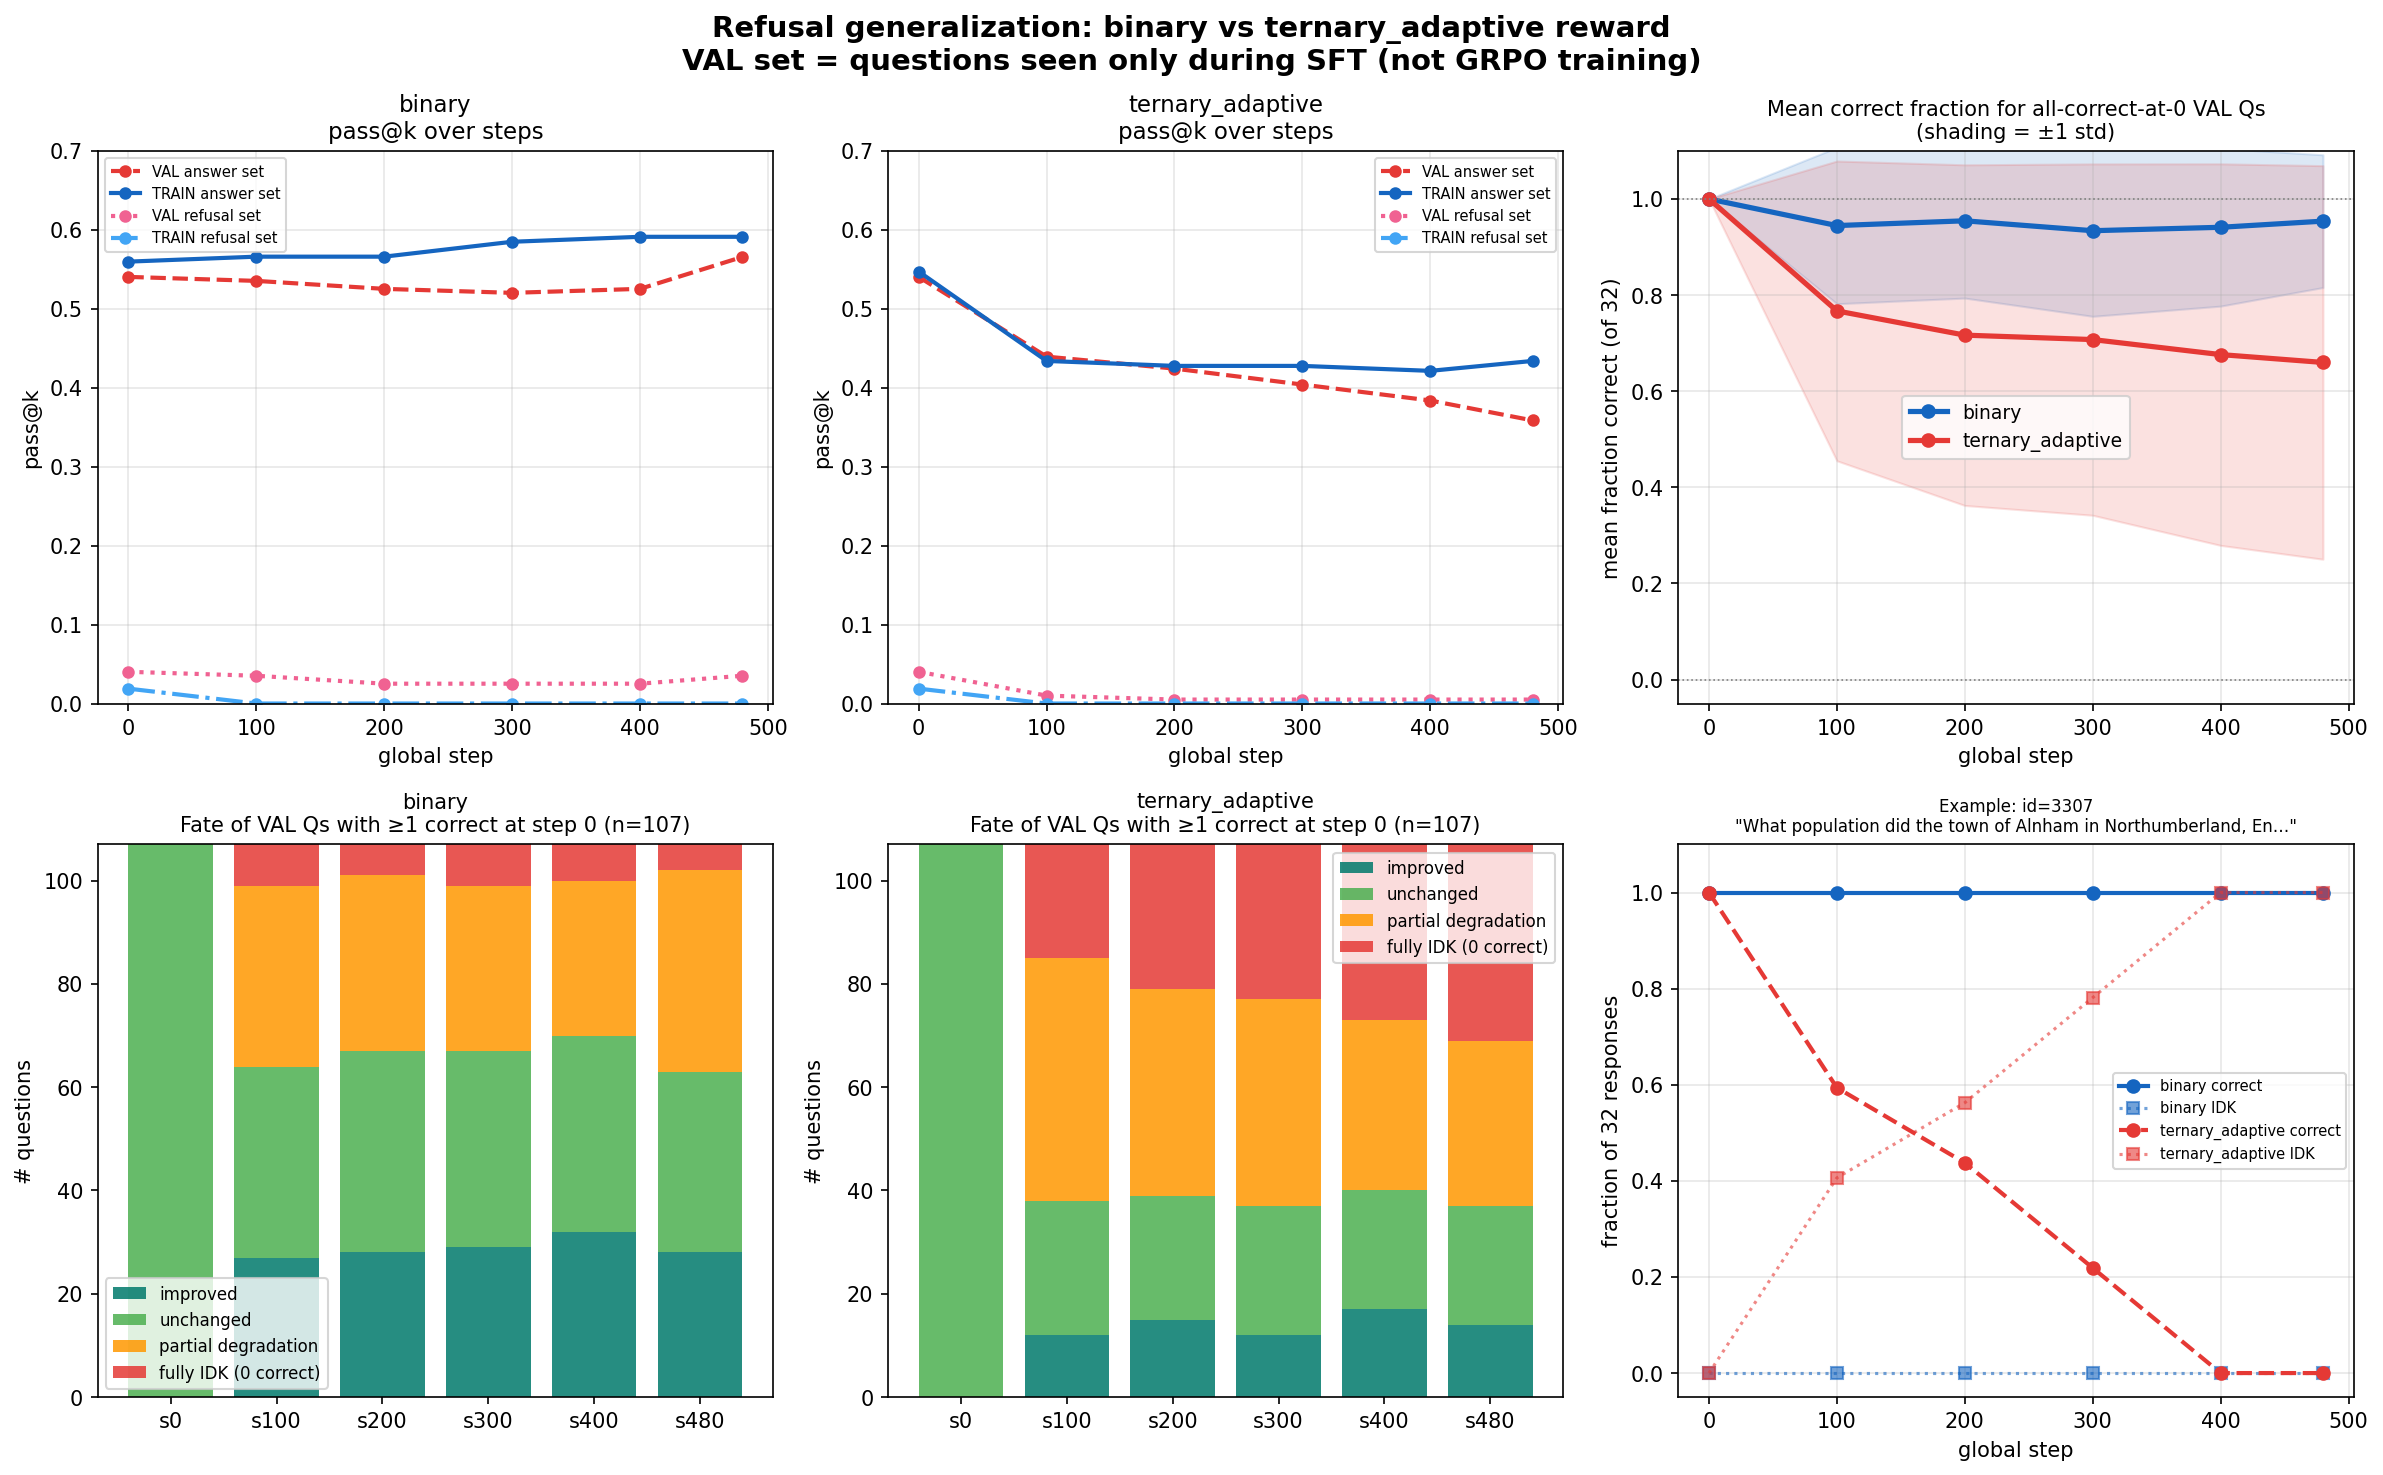

Python code for this plot:
"""Summary figure: the core finding at a glance."""

import json, os
import matplotlib
matplotlib.use("Agg")
import matplotlib.pyplot as plt
import numpy as np

BASE = '/work/hdd/bbsg/twei2/rl/verl/outputs/rl/simpleqa_rich_sft_grpo_refusal'
STEPS = [0, 100, 200, 300, 400, 480]
OUT_DIR = os.path.dirname(os.path.abspath(__file__))

def load_eval(exp_base, step, folder):
    p = f'{exp_base}/global_step_{step}/pass@k/{folder}/eval.json'
    if not os.path.exists(p): return None
    with open(p) as f: return json.load(f)

def rs(row):
    evals = [g['evaluation'] for g in row['graders']]
    return dict(correct=evals.count('correct'), not_attempted=evals.count('not_attempted'),
                incorrect=evals.count('incorrect'), total=len(evals))

EXPS = {
    "binary":           f"{BASE}/simpleqa_rich_sft_grpo_refusal_binary",
    "ternary_adaptive": f"{BASE}/simpleqa_rich_sft_grpo_refusal_ternary_adaptive",
}

fig, axes = plt.subplots(2, 3, figsize=(16, 10))
fig.suptitle(
    "Refusal generalization: binary vs ternary_adaptive reward\n"
    "VAL set = questions seen only during SFT (not GRPO training)",
    fontsize=14, fontweight="bold"
)

for col, (exp_name, exp_base) in enumerate(EXPS.items()):
    # --- Panel A: pass@k over steps (VAL vs TRAIN) ---
    ax = axes[0][col]
    for split_folder, label, color, ls in [
        ('train_richqa_answer_origqa_frac0.2',       'VAL answer set',   '#E53935', '--'),
        ('train_richqa_answer_origqa_frac0.8_frac0.2','TRAIN answer set', '#1565C0', '-'),
        ('train_richqa_refusal_origqa_frac0.2',       'VAL refusal set',  '#F06292', ':'),
        ('train_richqa_refusal_origqa_frac0.8_frac0.2','TRAIN refusal set','#42A5F5',  '-.'),
    ]:
        xs, ys = [], []
        for step in STEPS:
            p = f'{exp_base}/global_step_{step}/pass@k/{split_folder}/pass_at_k.json'
            if not os.path.exists(p): continue
            with open(p) as f: d = json.load(f)
            xs.append(step); ys.append(d['pass_at_k']['pass_at_k'])
        if xs:
            ax.plot(xs, ys, color=color, linestyle=ls, marker='o', linewidth=2,
                    markersize=5, label=label)
    ax.set_title(f'{exp_name}\npass@k over steps', fontsize=11)
    ax.set_xlabel('global step'); ax.set_ylabel('pass@k')
    ax.set_ylim(0.0, 0.7); ax.legend(fontsize=7); ax.grid(True, alpha=0.3)

    # --- Panel B: fate of originally-correct VAL questions (stacked bar) ---
    ax = axes[1][col]
    d0   = load_eval(exp_base, 0,   'train_richqa_answer_origqa_frac0.2')
    rows0 = {r['id']: rs(r) for r in d0['rows']}
    had_correct = [sid for sid, r in rows0.items() if r['correct'] > 0]

    n_full_deg, n_partial_deg, n_stable, n_improved = [], [], [], []
    for step in STEPS:
        dS = load_eval(exp_base, step, 'train_richqa_answer_origqa_frac0.2')
        rowsS = {r['id']: rs(r) for r in dS['rows']}
        full_deg = sum(1 for sid in had_correct if rowsS[sid]['correct'] == 0)
        partial   = sum(1 for sid in had_correct if 0 < rowsS[sid]['correct'] < rows0[sid]['correct'])
        same      = sum(1 for sid in had_correct if rowsS[sid]['correct'] == rows0[sid]['correct'])
        improved  = sum(1 for sid in had_correct if rowsS[sid]['correct'] > rows0[sid]['correct'])
        n_full_deg.append(full_deg); n_partial_deg.append(partial)
        n_stable.append(same); n_improved.append(improved)

    xs = list(range(len(STEPS)))
    ax.bar(xs, n_improved,   label='improved',          color='#00796B', alpha=0.85)
    ax.bar(xs, n_stable,     label='unchanged',          color='#4CAF50', alpha=0.85, bottom=n_improved)
    bot2 = [a+b for a,b in zip(n_improved, n_stable)]
    ax.bar(xs, n_partial_deg,label='partial degradation',color='#FF9800', alpha=0.85, bottom=bot2)
    bot3 = [a+b for a,b in zip(bot2, n_partial_deg)]
    ax.bar(xs, n_full_deg,   label='fully IDK (0 correct)',color='#E53935', alpha=0.85, bottom=bot3)
    ax.set_xticks(xs); ax.set_xticklabels([f's{s}' for s in STEPS])
    ax.set_title(f'{exp_name}\nFate of VAL Qs with ≥1 correct at step 0 (n={len(had_correct)})', fontsize=10)
    ax.set_ylabel('# questions'); ax.legend(fontsize=8)

# --- Panel C: Mean trajectory of all-correct-at-0 questions, both exps ---
ax = axes[0][2]
for exp_name, exp_base in EXPS.items():
    color = '#E53935' if 'ternary' in exp_name else '#1565C0'
    d0 = load_eval(exp_base, 0, 'train_richqa_answer_origqa_frac0.2')
    rows0 = {r['id']: rs(r) for r in d0['rows']}
    all_correct_0 = [sid for sid, r in rows0.items() if r['correct'] == r['total']]

    mean_c, std_c = [], []
    for step in STEPS:
        dS = load_eval(exp_base, step, 'train_richqa_answer_origqa_frac0.2')
        rowsS = {r['id']: rs(r) for r in dS['rows']}
        vals = [rowsS[sid]['correct'] / rowsS[sid]['total'] for sid in all_correct_0]
        mean_c.append(np.mean(vals)); std_c.append(np.std(vals))
    mean_c = np.array(mean_c); std_c = np.array(std_c)
    ax.plot(STEPS, mean_c, color=color, marker='o', linewidth=2.5, label=exp_name)
    ax.fill_between(STEPS, mean_c - std_c, mean_c + std_c, color=color, alpha=0.15)

ax.set_title('Mean correct fraction for all-correct-at-0 VAL Qs\n(shading = ±1 std)', fontsize=10)
ax.set_xlabel('global step'); ax.set_ylabel('mean fraction correct (of 32)')
ax.set_ylim(-0.05, 1.1); ax.legend(fontsize=9); ax.grid(True, alpha=0.3)
ax.axhline(1.0, color='gray', linestyle=':', linewidth=0.8)
ax.axhline(0.0, color='gray', linestyle=':', linewidth=0.8)

# --- Panel D: example question trajectories side-by-side ---
ax = axes[1][2]
exp_base_ta = EXPS['ternary_adaptive']
exp_base_bi = EXPS['binary']
d0_ta = load_eval(exp_base_ta, 0, 'train_richqa_answer_origqa_frac0.2')
rows0_ta = {r['id']: rs(r) for r in d0_ta['rows']}
all_correct_ta = [sid for sid, r in rows0_ta.items() if r['correct'] == r['total']]

# Find a question that degrades in ternary but stays in binary: id=3307
example_sid = '3307'
for exp_name, exp_base, color, ls in [
    ('binary', exp_base_bi, '#1565C0', '-'),
    ('ternary_adaptive', exp_base_ta, '#E53935', '--'),
]:
    xs, frac_c, frac_n = [], [], []
    for step in STEPS:
        dS = load_eval(exp_base, step, 'train_richqa_answer_origqa_frac0.2')
        if dS is None: continue
        rowsS = {r['id']: rs(r) for r in dS['rows']}
        r = rowsS.get(example_sid)
        if r is None: continue
        xs.append(step)
        frac_c.append(r['correct'] / r['total'])
        frac_n.append(r['not_attempted'] / r['total'])
    ax.plot(xs, frac_c, color=color, linestyle=ls, marker='o', linewidth=2,
            label=f'{exp_name} correct')
    ax.plot(xs, frac_n, color=color, linestyle=':', marker='s', linewidth=1.5, alpha=0.6,
            label=f'{exp_name} IDK')

q_text = next(r['question'] for r in d0_ta['rows'] if r['id'] == example_sid)
ax.set_title(f'Example: id={example_sid}\n"{q_text[:60]}…"', fontsize=8)
ax.set_xlabel('global step'); ax.set_ylabel('fraction of 32 responses')
ax.set_ylim(-0.05, 1.1); ax.legend(fontsize=7); ax.grid(True, alpha=0.3)

plt.tight_layout()
path = f'{OUT_DIR}/fig9_summary.png'
plt.savefig(path, dpi=150, bbox_inches='tight')
print(f'saved → {path}')
